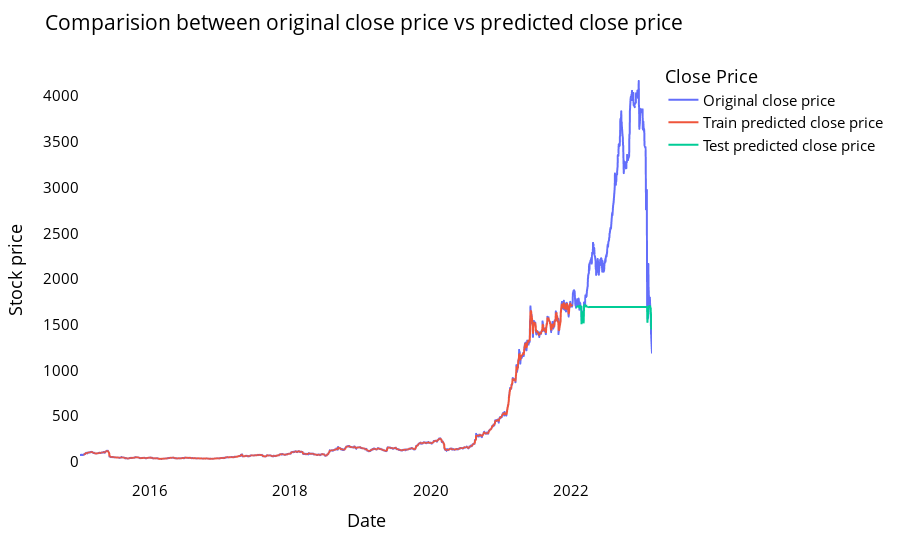

Write notebook code for a chart like this one.
### Markdown cell above
### Comparision between original stock close price vs predicted close price

### Code cell
# shift train predictions for plotting

look_back=time_step
trainPredictPlot = np.empty_like(closedf)
trainPredictPlot[:, :] = np.nan
trainPredictPlot[look_back:len(train_predict)+look_back, :] = train_predict
print("Train predicted data: ", trainPredictPlot.shape)

# shift test predictions for plotting
testPredictPlot = np.empty_like(closedf)
testPredictPlot[:, :] = np.nan
testPredictPlot[len(train_predict)+(look_back*2)+1:len(closedf)-1, :] = test_predict
print("Test predicted data: ", testPredictPlot.shape)

names = cycle(['Original close price','Train predicted close price','Test predicted close price'])


plotdf = pd.DataFrame({'Date': close_stock['Date'],
                       'original_close': close_stock['Close'],
                      'train_predicted_close': trainPredictPlot.reshape(1,-1)[0].tolist(),
                      'test_predicted_close': testPredictPlot.reshape(1,-1)[0].tolist()})

fig = px.line(plotdf,x=plotdf['Date'], y=[plotdf['original_close'],plotdf['train_predicted_close'],
                                          plotdf['test_predicted_close']],
              labels={'value':'Stock price','Date': 'Date'})
fig.update_layout(title_text='Comparision between original close price vs predicted close price',
                  plot_bgcolor='white', font_size=15, font_color='black', legend_title_text='Close Price')
fig.for_each_trace(lambda t:  t.update(name = next(names)))

fig.update_xaxes(showgrid=False)
fig.update_yaxes(showgrid=False)
fig.show()

### Figure 1 — Plotly figure (JSON) as saved in the notebook; plotly's stock layout.template omitted (floating-point values rounded to 4 significant figures; data arrays with more than 128 entries replaced by an {"elided": "..."} marker saying what was removed)
{"data": [{"hovertemplate": "variable=original_close<br>Date=%{x}<br>Stock price=%{y}<extra></extra>", "legendgroup": "original_close", "line": {"color": "#636efa", "dash": "solid"}, "marker": {"symbol": "circle"}, "mode": "lines", "name": "Original close price", "showlegend": true, "type": "scattergl", "x": {"elided": "2016 str values"}, "xaxis": "x", "y": {"elided": "2016 float values"}, "yaxis": "y"}, {"hovertemplate": "variable=train_predicted_close<br>Date=%{x}<br>Stock price=%{y}<extra></extra>", "legendgroup": "train_predicted_close", "line": {"color": "#EF553B", "dash": "solid"}, "marker": {"symbol": "circle"}, "mode": "lines", "name": "Train predicted close price", "showlegend": true, "type": "scattergl", "x": {"elided": "2016 str values"}, "xaxis": "x", "y": {"elided": "2016 float values"}, "yaxis": "y"}, {"hovertemplate": "variable=test_predicted_close<br>Date=%{x}<br>Stock price=%{y}<extra></extra>", "legendgroup": "test_predicted_close", "line": {"color": "#00cc96", "dash": "solid"}, "marker": {"symbol": "circle"}, "mode": "lines", "name": "Test predicted close price", "showlegend": true, "type": "scattergl", "x": {"elided": "2016 str values"}, "xaxis": "x", "y": {"elided": "2016 float values"}, "yaxis": "y"}], "layout": {"font": {"color": "black", "size": 15}, "legend": {"title": {"text": "Close Price"}, "tracegroupgap": 0}, "margin": {"t": 60}, "plot_bgcolor": "white", "title": {"text": "Comparision between original close price vs predicted close price"}, "xaxis": {"anchor": "y", "domain": [0, 1], "showgrid": false, "title": {"text": "Date"}}, "yaxis": {"anchor": "x", "domain": [0, 1], "showgrid": false, "title": {"text": "Stock price"}}}}
